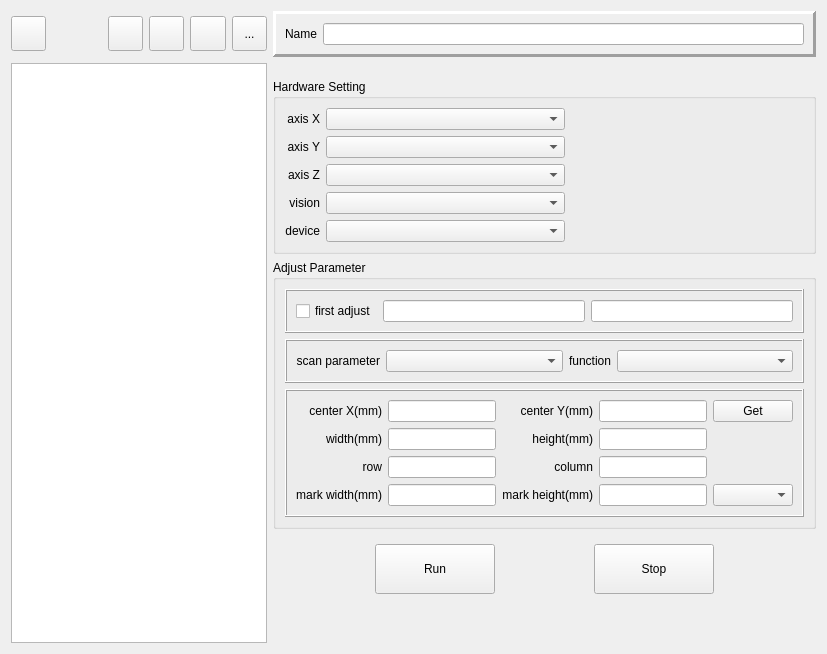
     <widget class="QWidget" name="tab_scanner_header">
      <attribute name="title">
       <string>Scanner header</string>
      </attribute>
      <layout class="QGridLayout" name="gridLayout_27">
       <item row="0" column="4">
        <widget class="QFrame" name="wid_enable_scannerHeader_2">
         <property name="enabled">
          <bool>true</bool>
         </property>
         <property name="frameShape">
          <enum>QFrame::Panel</enum>
         </property>
         <property name="frameShadow">
          <enum>QFrame::Raised</enum>
         </property>
         <property name="lineWidth">
          <number>3</number>
         </property>
         <layout class="QGridLayout" name="gridLayout_19">
          <item row="0" column="0">
           <widget class="QLabel" name="label_146">
            <property name="text">
             <string>Name</string>
            </property>
            <property name="alignment">
             <set>Qt::AlignRight|Qt::AlignTrailing|Qt::AlignVCenter</set>
            </property>
           </widget>
          </item>
          <item row="0" column="1">
           <widget class="HLineEdit" name="lineEdit_scannerHeader_name">
            <property name="enabled">
             <bool>true</bool>
            </property>
           </widget>
          </item>
         </layout>
        </widget>
       </item>
       <item row="1" column="0" rowspan="5" colspan="4">
        <widget class="HTableView" name="tableView_4">
         <property name="minimumSize">
          <size>
           <width>256</width>
           <height>0</height>
          </size>
         </property>
        </widget>
       </item>
       <item row="5" column="4">
        <spacer name="verticalSpacer_10">
         <property name="orientation">
          <enum>Qt::Vertical</enum>
         </property>
         <property name="sizeHint" stdset="0">
          <size>
           <width>20</width>
           <height>40</height>
          </size>
         </property>
        </spacer>
       </item>
       <item row="4" column="4">
        <widget class="QWidget" name="wid_enable_scannerHeader_5" native="true">
         <property name="enabled">
          <bool>true</bool>
         </property>
         <layout class="QHBoxLayout" name="horizontalLayout_5">
          <item>
           <widget class="QToolButton" name="toolButton_scannerHeader_run">
            <property name="minimumSize">
             <size>
              <width>120</width>
              <height>50</height>
             </size>
            </property>
            <property name="text">
             <string>Run</string>
            </property>
           </widget>
          </item>
          <item>
           <widget class="QToolButton" name="toolButton_scannerHeader_stop">
            <property name="minimumSize">
             <size>
              <width>120</width>
              <height>50</height>
             </size>
            </property>
            <property name="text">
             <string>Stop</string>
            </property>
           </widget>
          </item>
         </layout>
        </widget>
       </item>
       <item row="1" column="4">
        <spacer name="verticalSpacer_2">
         <property name="orientation">
          <enum>Qt::Vertical</enum>
         </property>
         <property name="sizeType">
          <enum>QSizePolicy::Fixed</enum>
         </property>
         <property name="sizeHint" stdset="0">
          <size>
           <width>20</width>
           <height>10</height>
          </size>
         </property>
        </spacer>
       </item>
       <item row="2" column="4">
        <widget class="QGroupBox" name="wid_enable_scannerHeader_3">
         <property name="enabled">
          <bool>true</bool>
         </property>
         <property name="title">
          <string>Hardware Setting</string>
         </property>
         <layout class="QGridLayout" name="gridLayout_17">
          <item row="1" column="0">
           <widget class="QLabel" name="label_82">
            <property name="text">
             <string>axis Y</string>
            </property>
            <property name="alignment">
             <set>Qt::AlignRight|Qt::AlignTrailing|Qt::AlignVCenter</set>
            </property>
           </widget>
          </item>
          <item row="2" column="0">
           <widget class="QLabel" name="label_87">
            <property name="text">
             <string>axis Z</string>
            </property>
            <property name="alignment">
             <set>Qt::AlignRight|Qt::AlignTrailing|Qt::AlignVCenter</set>
            </property>
           </widget>
          </item>
          <item row="0" column="1">
           <widget class="QComboBox" name="comboBox_scannerHeader_axisX">
            <property name="enabled">
             <bool>true</bool>
            </property>
            <property name="sizePolicy">
             <sizepolicy hsizetype="MinimumExpanding" vsizetype="Fixed">
              <horstretch>0</horstretch>
              <verstretch>0</verstretch>
             </sizepolicy>
            </property>
           </widget>
          </item>
          <item row="0" column="0">
           <widget class="QLabel" name="label_89">
            <property name="sizePolicy">
             <sizepolicy hsizetype="Preferred" vsizetype="Preferred">
              <horstretch>0</horstretch>
              <verstretch>0</verstretch>
             </sizepolicy>
            </property>
            <property name="text">
             <string>axis X</string>
            </property>
            <property name="alignment">
             <set>Qt::AlignRight|Qt::AlignTrailing|Qt::AlignVCenter</set>
            </property>
           </widget>
          </item>
          <item row="4" column="0">
           <widget class="QLabel" name="label_98">
            <property name="text">
             <string>device</string>
            </property>
            <property name="alignment">
             <set>Qt::AlignRight|Qt::AlignTrailing|Qt::AlignVCenter</set>
            </property>
           </widget>
          </item>
          <item row="2" column="1">
           <widget class="QComboBox" name="comboBox_scannerHeader_axisZ"/>
          </item>
          <item row="4" column="1">
           <widget class="QComboBox" name="comboBox_scannerHeader_device"/>
          </item>
          <item row="3" column="1">
           <widget class="QComboBox" name="comboBox_scannerHeader_vision"/>
          </item>
          <item row="3" column="0">
           <widget class="QLabel" name="label_84">
            <property name="text">
             <string>vision</string>
            </property>
            <property name="alignment">
             <set>Qt::AlignRight|Qt::AlignTrailing|Qt::AlignVCenter</set>
            </property>
           </widget>
          </item>
          <item row="1" column="1">
           <widget class="QComboBox" name="comboBox_scannerHeader_axisY"/>
          </item>
          <item row="0" column="2" rowspan="5">
           <spacer name="horizontalSpacer">
            <property name="orientation">
             <enum>Qt::Horizontal</enum>
            </property>
            <property name="sizeType">
             <enum>QSizePolicy::MinimumExpanding</enum>
            </property>
            <property name="sizeHint" stdset="0">
             <size>
              <width>40</width>
              <height>20</height>
             </size>
            </property>
           </spacer>
          </item>
         </layout>
        </widget>
       </item>
       <item row="3" column="4">
        <widget class="QGroupBox" name="wid_enable_scannerHeader_4">
         <property name="enabled">
          <bool>true</bool>
         </property>
         <property name="title">
          <string>Adjust Parameter</string>
         </property>
         <layout class="QGridLayout" name="gridLayout_18">
          <item row="0" column="0" colspan="2">
           <widget class="QFrame" name="frame_9">
            <property name="frameShape">
             <enum>QFrame::Box</enum>
            </property>
            <property name="frameShadow">
             <enum>QFrame::Raised</enum>
            </property>
            <layout class="QGridLayout" name="gridLayout_20">
             <item row="0" column="0">
              <widget class="QCheckBox" name="checkBox_scannerHeader_first_adj">
               <property name="layoutDirection">
                <enum>Qt::LeftToRight</enum>
               </property>
               <property name="text">
                <string>first adjust</string>
               </property>
              </widget>
             </item>
             <item row="0" column="1">
              <widget class="HLineEdit" name="lineEdit_scannerHeader_fadj_x"/>
             </item>
             <item row="0" column="2">
              <widget class="HLineEdit" name="lineEdit_scannerHeader_fadj_y"/>
             </item>
            </layout>
           </widget>
          </item>
          <item row="2" column="0" colspan="2">
           <widget class="QFrame" name="frame_10">
            <property name="frameShape">
             <enum>QFrame::Box</enum>
            </property>
            <property name="frameShadow">
             <enum>QFrame::Raised</enum>
            </property>
            <layout class="QGridLayout" name="gridLayout_22">
             <item row="1" column="2">
              <widget class="QLabel" name="label_43">
               <property name="text">
                <string>height(mm)</string>
               </property>
               <property name="alignment">
                <set>Qt::AlignRight|Qt::AlignTrailing|Qt::AlignVCenter</set>
               </property>
              </widget>
             </item>
             <item row="3" column="2">
              <widget class="QLabel" name="label_45">
               <property name="text">
                <string>mark height(mm)</string>
               </property>
               <property name="alignment">
                <set>Qt::AlignRight|Qt::AlignTrailing|Qt::AlignVCenter</set>
               </property>
              </widget>
             </item>
             <item row="3" column="1">
              <widget class="HLineEdit" name="lineEdit_scannerHeader_mark_width"/>
             </item>
             <item row="3" column="3">
              <widget class="HLineEdit" name="lineEdit_scannerHeader_mark_height"/>
             </item>
             <item row="3" column="4">
              <widget class="QComboBox" name="comboBox_scannerHeader_mark_type"/>
             </item>
             <item row="1" column="1">
              <widget class="HLineEdit" name="lineEdit_scannerHeader_width"/>
             </item>
             <item row="1" column="3">
              <widget class="HLineEdit" name="lineEdit_scannerHeader_height"/>
             </item>
             <item row="0" column="3">
              <widget class="HLineEdit" name="lineEdit_scannerHeader_centerY"/>
             </item>
             <item row="1" column="0">
              <widget class="QLabel" name="label_42">
               <property name="text">
                <string>width(mm)</string>
               </property>
               <property name="alignment">
                <set>Qt::AlignRight|Qt::AlignTrailing|Qt::AlignVCenter</set>
               </property>
              </widget>
             </item>
             <item row="0" column="4">
              <widget class="QPushButton" name="pushButton_scannerHeader_center_get">
               <property name="text">
                <string>Get</string>
               </property>
              </widget>
             </item>
             <item row="3" column="0">
              <widget class="QLabel" name="label_44">
               <property name="text">
                <string>mark width(mm)</string>
               </property>
               <property name="alignment">
                <set>Qt::AlignRight|Qt::AlignTrailing|Qt::AlignVCenter</set>
               </property>
              </widget>
             </item>
             <item row="0" column="1">
              <widget class="HLineEdit" name="lineEdit_scannerHeader_centerX"/>
             </item>
             <item row="0" column="0">
              <widget class="QLabel" name="label_40">
               <property name="text">
                <string>center X(mm)</string>
               </property>
               <property name="alignment">
                <set>Qt::AlignRight|Qt::AlignTrailing|Qt::AlignVCenter</set>
               </property>
              </widget>
             </item>
             <item row="0" column="2">
              <widget class="QLabel" name="label_41">
               <property name="text">
                <string>center Y(mm)</string>
               </property>
               <property name="alignment">
                <set>Qt::AlignRight|Qt::AlignTrailing|Qt::AlignVCenter</set>
               </property>
              </widget>
             </item>
             <item row="2" column="0">
              <widget class="QLabel" name="label_46">
               <property name="text">
                <string>row</string>
               </property>
               <property name="alignment">
                <set>Qt::AlignRight|Qt::AlignTrailing|Qt::AlignVCenter</set>
               </property>
              </widget>
             </item>
             <item row="2" column="1">
              <widget class="HLineEdit" name="lineEdit_scannerHeader_row"/>
             </item>
             <item row="2" column="2">
              <widget class="QLabel" name="label_47">
               <property name="text">
                <string>column</string>
               </property>
               <property name="alignment">
                <set>Qt::AlignRight|Qt::AlignTrailing|Qt::AlignVCenter</set>
               </property>
              </widget>
             </item>
             <item row="2" column="3">
              <widget class="HLineEdit" name="lineEdit_scannerHeader_column"/>
             </item>
            </layout>
           </widget>
          </item>
          <item row="1" column="0" colspan="2">
           <widget class="QFrame" name="frame_11">
            <property name="frameShape">
             <enum>QFrame::Box</enum>
            </property>
            <property name="frameShadow">
             <enum>QFrame::Raised</enum>
            </property>
            <layout class="QGridLayout" name="gridLayout_23">
             <item row="0" column="0">
              <widget class="QLabel" name="label_157">
               <property name="sizePolicy">
                <sizepolicy hsizetype="Fixed" vsizetype="Preferred">
                 <horstretch>0</horstretch>
                 <verstretch>0</verstretch>
                </sizepolicy>
               </property>
               <property name="text">
                <string>scan parameter</string>
               </property>
               <property name="alignment">
                <set>Qt::AlignRight|Qt::AlignTrailing|Qt::AlignVCenter</set>
               </property>
              </widget>
             </item>
             <item row="0" column="1">
              <widget class="QComboBox" name="comboBox_scannerHeader_para"/>
             </item>
             <item row="0" column="2">
              <widget class="QLabel" name="label_10">
               <property name="sizePolicy">
                <sizepolicy hsizetype="Fixed" vsizetype="Preferred">
                 <horstretch>0</horstretch>
                 <verstretch>0</verstretch>
                </sizepolicy>
               </property>
               <property name="text">
                <string>function</string>
               </property>
               <property name="alignment">
                <set>Qt::AlignRight|Qt::AlignTrailing|Qt::AlignVCenter</set>
               </property>
              </widget>
             </item>
             <item row="0" column="3">
              <widget class="QComboBox" name="comboBox_scannerHeader_func"/>
             </item>
            </layout>
           </widget>
          </item>
         </layout>
        </widget>
       </item>
       <item row="0" column="3">
        <widget class="QWidget" name="wid_enable_scannerHeader" native="true">
         <property name="enabled">
          <bool>true</bool>
         </property>
         <property name="sizePolicy">
          <sizepolicy hsizetype="Fixed" vsizetype="Fixed">
           <horstretch>0</horstretch>
           <verstretch>0</verstretch>
          </sizepolicy>
         </property>
         <layout class="QGridLayout" name="gridLayout_46">
          <property name="leftMargin">
           <number>0</number>
          </property>
          <property name="topMargin">
           <number>0</number>
          </property>
          <property name="rightMargin">
           <number>0</number>
          </property>
          <property name="bottomMargin">
           <number>0</number>
          </property>
          <item row="0" column="0">
           <widget class="QToolButton" name="toolButton_scannerHeader_delete">
            <property name="enabled">
             <bool>true</bool>
            </property>
            <property name="minimumSize">
             <size>
              <width>35</width>
              <height>35</height>
             </size>
            </property>
            <property name="maximumSize">
             <size>
              <width>35</width>
              <height>35</height>
             </size>
            </property>
            <property name="text">
             <string/>
            </property>
            <property name="icon">
             <iconset resource="../../../icons.qrc">
              <normaloff>:/resource/icons/subtraction.svg</normaloff>:/resource/icons/subtraction.svg</iconset>
            </property>
            <property name="iconSize">
             <size>
              <width>28</width>
              <height>28</height>
             </size>
            </property>
           </widget>
          </item>
          <item row="0" column="2">
           <widget class="QToolButton" name="toolButton_scannerHeader_save">
            <property name="enabled">
             <bool>true</bool>
            </property>
            <property name="minimumSize">
             <size>
              <width>35</width>
              <height>35</height>
             </size>
            </property>
            <property name="text">
             <string/>
            </property>
            <property name="icon">
             <iconset resource="../../../icons.qrc">
              <normaloff>:/resource/icons/save.svg</normaloff>:/resource/icons/save.svg</iconset>
            </property>
            <property name="iconSize">
             <size>
              <width>28</width>
              <height>28</height>
             </size>
            </property>
           </widget>
          </item>
          <item row="0" column="3">
           <widget class="QToolButton" name="toolButton_scannerHeader_set">
            <property name="minimumSize">
             <size>
              <width>35</width>
              <height>35</height>
             </size>
            </property>
            <property name="maximumSize">
             <size>
              <width>35</width>
              <height>35</height>
             </size>
            </property>
            <property name="text">
             <string>...</string>
            </property>
            <property name="icon">
             <iconset resource="../../../icons.qrc">
              <normaloff>:/resource/icons/account1.png</normaloff>:/resource/icons/account1.png</iconset>
            </property>
            <property name="iconSize">
             <size>
              <width>28</width>
              <height>28</height>
             </size>
            </property>
           </widget>
          </item>
         </layout>
        </widget>
       </item>
       <item row="0" column="0">
        <widget class="QToolButton" name="toolButton_scannerHeader_clear">
         <property name="minimumSize">
          <size>
           <width>35</width>
           <height>35</height>
          </size>
         </property>
         <property name="maximumSize">
          <size>
           <width>35</width>
           <height>35</height>
          </size>
         </property>
         <property name="text">
          <string/>
         </property>
         <property name="icon">
          <iconset resource="../../../icons.qrc">
           <normaloff>:/resource/icons/delete.svg</normaloff>:/resource/icons/delete.svg</iconset>
         </property>
         <property name="iconSize">
          <size>
           <width>28</width>
           <height>28</height>
          </size>
         </property>
        </widget>
       </item>
       <item row="0" column="2">
        <widget class="QToolButton" name="toolButton_scannerHeader_add">
         <property name="minimumSize">
          <size>
           <width>35</width>
           <height>35</height>
          </size>
         </property>
         <property name="maximumSize">
          <size>
           <width>35</width>
           <height>35</height>
          </size>
         </property>
         <property name="text">
          <string/>
         </property>
         <property name="icon">
          <iconset resource="../../../icons.qrc">
           <normaloff>:/resource/icons/add.svg</normaloff>:/resource/icons/add.svg</iconset>
         </property>
         <property name="iconSize">
          <size>
           <width>28</width>
           <height>28</height>
          </size>
         </property>
        </widget>
       </item>
      </layout>
     </widget>
